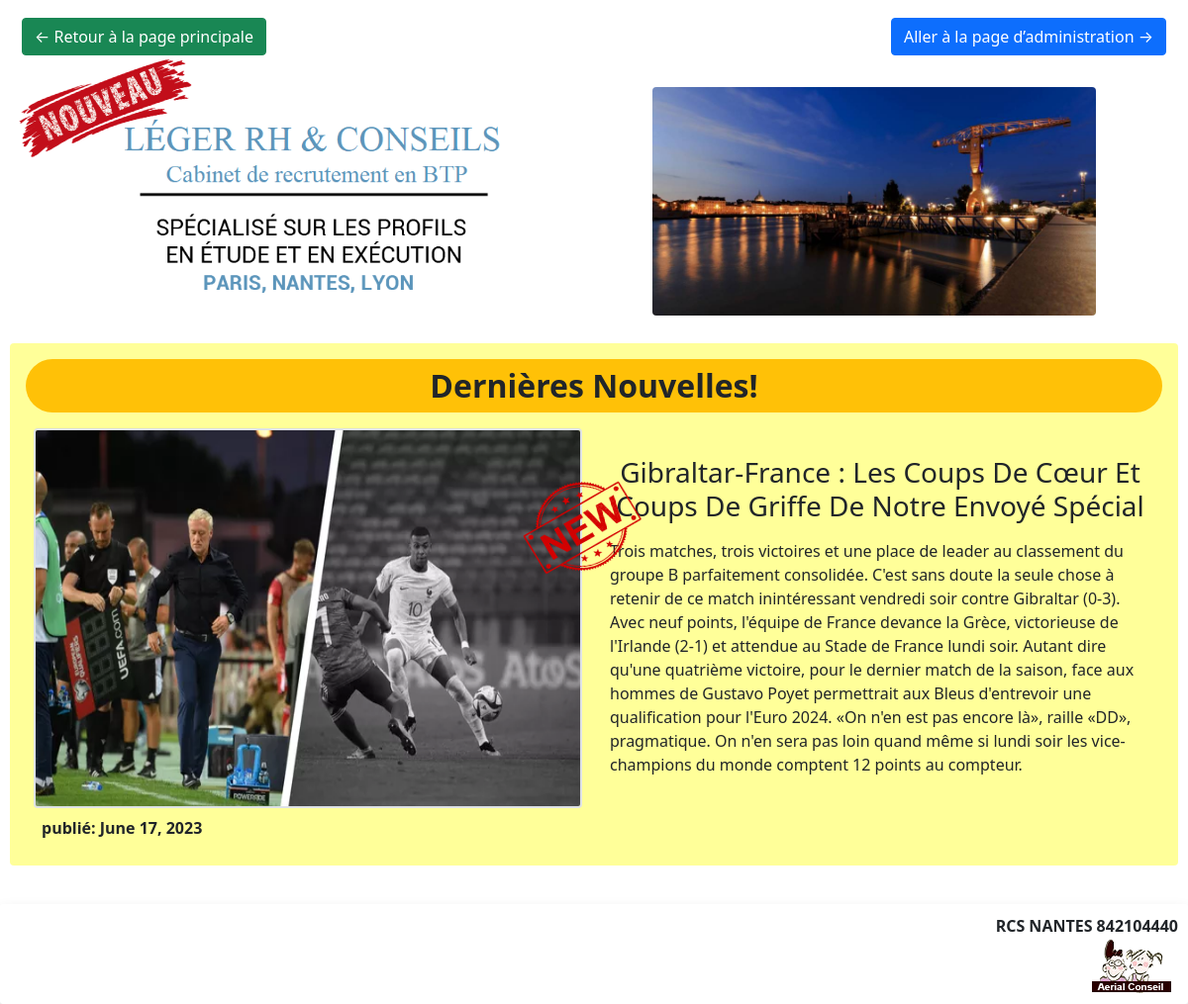
The app's page /blogs/ with its own data.
### blogs/models.py (models this page shows, shortened)
class myBlogs(models.Model):
	title = models.CharField(max_length=200,blank=False,null=False,verbose_name='Titre de l’actualité')
	body = models.TextField(max_length=1000,blank=False,null=False,verbose_name='Contenu de l’actualité')
	gambar = models.ImageField(null=False,blank=False,upload_to="blogs_img",verbose_name='Image pour les nouvelles')
	created_at = models.DateField(null=True,blank=True,auto_now_add=True,verbose_name='Date de création')
	active = models.BooleanField(default=True,null=False,blank=False,verbose_name='Cochez pour afficher')
	class Meta:
		ordering=['-id']
		unique_together =['title','body']

### blogs/views.py (the view)
# urls.py: path('', homepage, name="homepage"),
def homepage(request):
	mydata = myBlogs.objects.all().filter(active=True).order_by("-id")
	try:
		newdata = mydata[0]
	except:
		newdata = None
	olddata = mydata[1:]
	p=Paginator(olddata,3)
	try:
		pagenya = int(request.GET.get('p'))
	except:
		pagenya = 1
	try:
		lihatlah = p.get_page(pagenya)
	except:
		lihatlah = p.get_page(1)
	tampilkan_new=True
	return render(request,'blogs/dashboard.html',{'tampilkan_new':tampilkan_new,'olddata':lihatlah,'newdata':newdata})

### template/blogs/dashboard.html (shortened to what this page needs)
{% extends 'blogs/base.html'%}
{% load static%}
{% block title_yuhu %}Dernières Nouvelles!{% endblock%}
{% block last_pictures%}/media{{newdata.gambar.url}}{% endblock %}
{% block last_title%}{{newdata.title|title}}{% endblock %}
{% block last_body %}
{{newdata.body}}
{% endblock %}
{% block last_created %}{{newdata.created_at}}{% endblock%}

### template/blogs/base.html (shortened to what this page needs)
{% load static %}
<!DOCTYPE html>
<html>
<head>
	<link rel="stylesheet" href="{% static 'css/bootstrap5.min.css'%}">
</head>
<body   style="background:rgba(255,255,255,0.3);padding:10px;background-repeat: no-repeat;background-size: cover; background-position: center;">
	<div class="container-fluid d-flex justify-content-between my-2">
		<a href="/" class="btn btn-success">&larr; Retour à la page principale</a><a href="/blogs/adm/" class="btn btn-primary">Aller à la page d’administration &rarr;</a>
	</div>
	<div class=" container-fluid   justify-content-between d-flex col-xxl-12  col-xl-12 col-lg-12 col-md-12 col-sm-12 p-4 ">
			<div class="position-absolute container-fluid d-flex justify-content-start" style="margin-top:10px;margin-left:-50px">
				<img src="{%static 'img/news.png'%}"  style="margin-top:-20px;margin-left:20px;height:60px;width:180px;transform: rotate(-15deg);">
			</div>
			<div class="container-fluid col-xxl-5 col-xl-5 col-lg-5 col-md-5 col-sm-5">
				<img src="{% static 'img/leger-logo.png'%}" class="rounded w-100">
			</div>
			<div class="container-fluid col-xxl-5 col-xl-5 col-lg-5 col-md-5 col-sm-5">
				<img src="{% static 'img/diapo.jpg'%}" class="rounded w-100">
			</div>
	</div>
	<div class="p-3 container-fluid  text-center rounded rounded-2" style="background: rgba(255,255,0,0.4);padding-bottom: 50px !important">
		<div class="container-fluid rounded rounded-pill bg-warning p-2  h2 fw-bold" >
			{% block title_yuhu%}{% endblock %}
		</div>
		<div class="row p-2">
		{% if newdata.title %}
			<div class="col-xxl-6 col-xl-6 col-lg-6 col-md-6 col-sm-6">
				<img src="{% block last_pictures %}{% endblock %}" class="border border-2  rounded w-100 h-100" alt="">
				<div class="position-absolute text-center p-2 fw-bold  rounded">
					publié: {% block last_created %}{% endblock %}
				</div>
			</div>
			<div class="col-xxl-6 col-xl-6 col-lg-6 p-2 col-md-6 col-sm-6  rounded" >
				<p class="h3 card-title" style="margin-top:20px">{% block last_title%}{% endblock %}</p>
				{% if tampilkan_new %}
				<div class="position-absolute">
					<img src="{% static 'img/new.png'%}" style="width:120px;margin-top:-50px;margin-left:-80px;height:90px;transform: rotate(-10deg);">
				</div>
				{% endif %}
				<p class="card-body text-start p-2">{% block last_body %}{% endblock%}</p>
			</div>
		</div>
	{% else %}
		<div class="col-12 p-2 text-center h5">
			<p>Cette page est en construction...</p>
			<p>S’il vous plaît visitez à nouveau plus tard ...</p>
		</div>
	{% endif%}
	</div>
<footer class="footer fixed-bottom container-fluid  p-2 shadow rounded border border-2 border-white" style="margin-top:100px;background: rgba(255,255,255,0.3);">
      <div class="text-end fw-bold">
        <span class="col-footer-accueil-right">
          RCS NANTES 842104440
        </div>
        <div class="d-flex justify-content-end">
          <a target="_blank" href="http://www.aerialconseil.fr"><img alt="logo distributeur" width="92"
              height="57" src="{% static 'img/aerial-logo.png'%}"></a>
        </div>
  </footer>
</body>
</html>

### records on screen
myBlogs: gambar (picture), created_at "June 17, 2023", title "Gibraltar-France : Les Coups De Cœur Et Coups De Griffe De Notre Envoyé Spécial", body "Trois matches, trois victoires et une place de leader au classement du groupe B parfaitement consolidée. C'est sans doute la seule chose à retenir de ce match inintéressant vendredi soir contre Gibraltar (0-3). Avec neuf points, l'équipe de France devance la Grèce, victorieuse de l'Irlande (2-1) et attendue au Stade de France lundi soir. Autant dire qu'une quatrième victoire, pour le dernier match de la saison, face aux hommes de Gustavo Poyet permettrait aux Bleus d'entrevoir une qualification pour l'Euro 2024. «On n'en est pas encore là», raille «DD», pragmatique. On n'en sera pas loin quand même si lundi soir les vice-champions du monde comptent 12 points au compteur."
